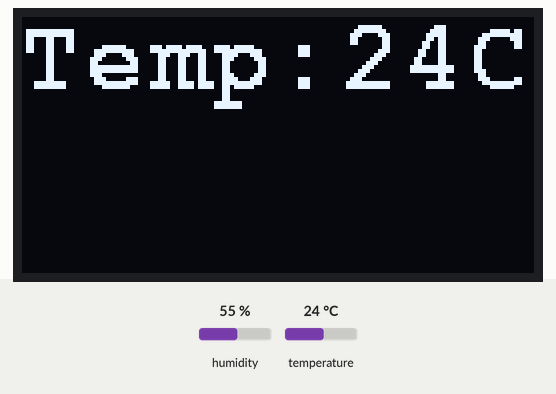
Recording of a sketch running on a simulated Arduino Uno, built with avr-gcc and run on an emulated ATmega328P. Shown: 128×64 one-colour display. Inputs (shaded band) come from the test bench; at power-on: temperature 24 °C, humidity 55 %.

Above: at 2.1 s.
2.2 s: temperature set to 12 °C
At 3.2 s:
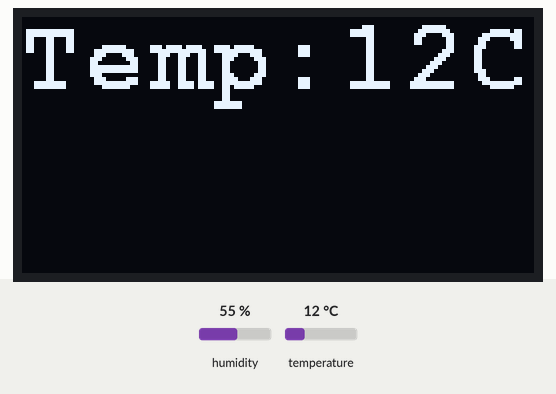
4.3 s: temperature set to 19 °C
At 6.1 s:
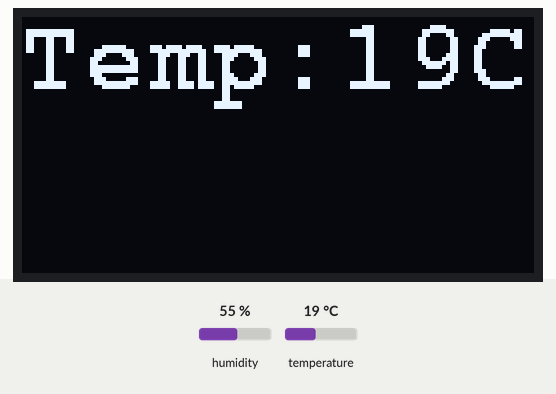
7.0 s: temperature set to 28 °C
At 9.0 s:
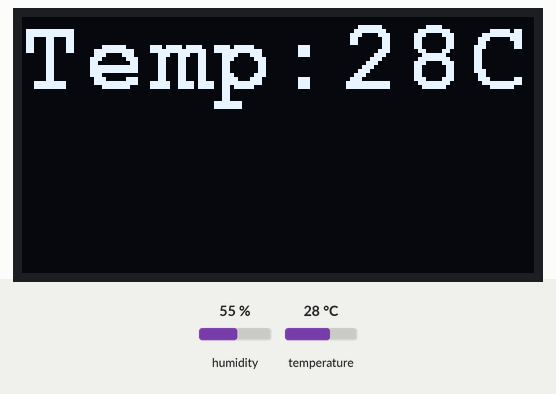
Timing chart, 0 to 10.5 s (numbered marks = the images above; inputs shaded):
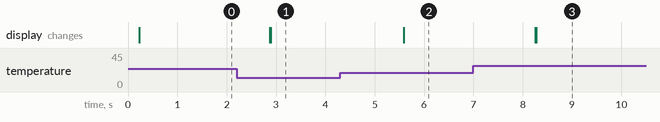

Measured:
- after the input at 2.2 s, the display: first changes after 0.67 s (image 1 shows a later state)
- after the input at 4.3 s, the display: changes after 1.3 s (image 2)
- after the input at 7.0 s, the display: first changes after 1.3 s (image 3 shows a later state)

The sketch:

TempHumi_OLED.ino
```cpp
#include "Arduino_SensorKit.h"

int temp;
int humi;

void setup() {
  // put your setup code here, to run once:
  Environment.begin();

  Oled.begin();
  Oled.setFlipMode(true);
  Oled.setFont(u8x8_font_courB18_2x3_f);
}

void loop() {
  // put your main code here, to run repeatedly:
  temp = Environment.readTemperature();
  humi = Environment.readHumidity();

  Oled.setCursor(0, 0);
  Oled.print("Temp:");
  Oled.print(temp);
  Oled.print("C");

  Oled.setCursor(0, 20);
  Oled.print("Humi:");
  Oled.print(humi);
  Oled.print("%");

  Oled.refreshDisplay();

  delay(1000);
}
```
